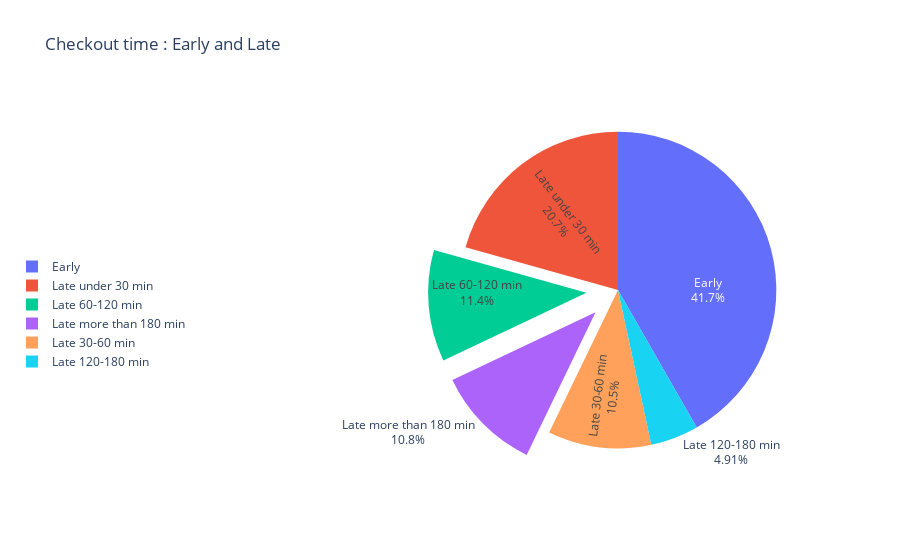

Here is the notebook cell this chart was saved with:
### Code cell
#pie for checkout time
labels = ["Early", "Late under 30 min","Late 60-120 min", "Late more than 180 min", "Late 30-60 min", 'Late 120-180 min']

fig = go.Figure(data=[go.Pie(labels=labels, values=df_ended['checkout'].value_counts(), textinfo='label+percent',
                             insidetextorientation='radial',
                             pull=[0, 0, 0.2, 0.2, 0., 0]
                            )])
fig.update(layout_title_text='Checkout time : Early and Late',
          layout_legend=dict(yanchor="top", y=0.6, xanchor="left", x=-1
))

fig.show()

### Figure 1 — Plotly figure (JSON) as saved in the notebook; plotly's stock layout.template omitted (floating-point values rounded to 4 significant figures)
{"data": [{"insidetextorientation": "radial", "labels": ["Early", "Late under 30 min", "Late 60-120 min", "Late more than 180 min", "Late 30-60 min", "Late 120-180 min"], "pull": [0, 0, 0.2, 0.2, 0, 0], "textinfo": "label+percent", "type": "pie", "values": [6819, 3376, 1860, 1766, 1722, 802]}], "layout": {"legend": {"x": -1, "xanchor": "left", "y": 0.6, "yanchor": "top"}, "title": {"text": "Checkout time : Early and Late"}}}
